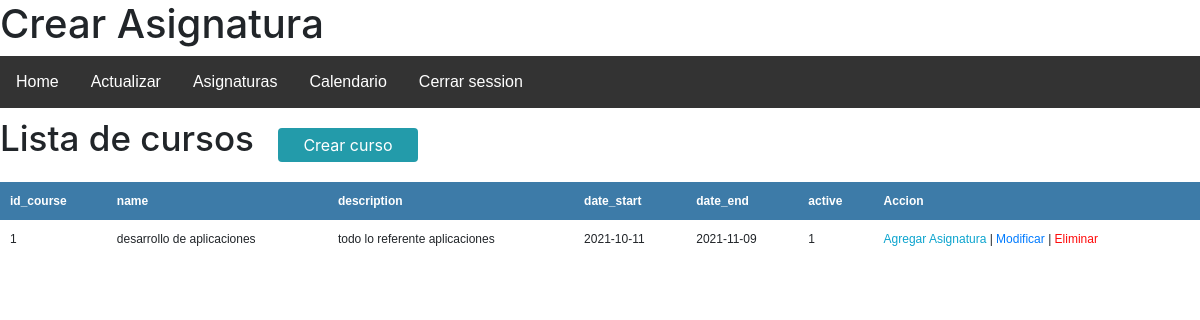
/crearAsignaura.php (signed in), run on an earlier commit of the app's database.
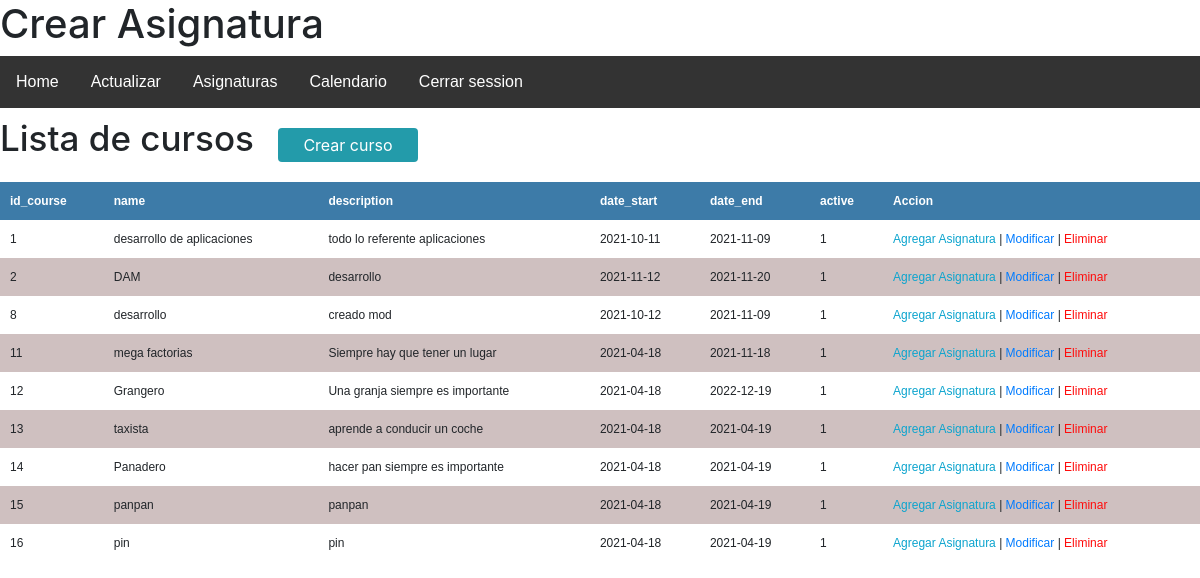
And on a later commit of the database.
### tables this page shows
CREATE TABLE `courses` (
  `id_course` int(11) NOT NULL,
  `name` varchar(255) NOT NULL,
  `description` varchar(500) NOT NULL,
  `date_start` date NOT NULL,
  `date_end` date NOT NULL,
  `active` int(11) NOT NULL
);

### crearAsignaura.php (the view, shortened to what this page needs)
<!DOCTYPE html>
<html lang="en">
<head>
    <link rel="stylesheet" href="https://stackpath.bootstrapcdn.com/bootstrap/4.3.1/css/bootstrap.min.css">
    <link rel="stylesheet" href="./css/lista.css" />
</head>
<body>
<h1>Crear Asignatura</h1>
<?php
    require("menu.php");
?>
<seccion id="container">
<h1>Lista de cursos</h1>
<a href="cursos.php" class="btn_new">Crear curso</a>
<table>
            <tr>
                <th>id_course</th>
                <th>name</th>
                <th>description</th>
                <th>date_start</th>
                <th>date_end</th>
                <th>active</th>
                <th>Accion</th>
            </tr>
            <?php
               $query = mysqli_query($db,"SELECT * FROM phpcalendar.courses;");
                $result = mysqli_num_rows($query);
                if($result > 0){
                    while($data = mysqli_fetch_array($query)){
            ?>
                        <tr>
                        <td><?php  echo $data["id_course"]  ?></td>
                        <td><?php  echo $data["name"]  ?></td>
                        <td><?php  echo $data["description"]  ?></td>
                        <td><?php  echo $data["date_start"]?></td>
                        <td><?php  echo $data["date_end"] ?></td>
                        <td><?php  echo $data["active"] ?></td>
                        <td>
                            <a class="link_edit" href="crearAsignaura1.php?id=<?php  echo $data["id_course"]  ?>">Agregar Asignatura</a>
                            |
                            <a class="link_mod" href="cursosMod.php?id=<?php  echo $data["id_course"]  ?>">Modificar</a>
                            |
                            <a class="link_delete" href="#">Eliminar</a>
                        </td>
                    </tr>
            <?php
                    }
                }
            ?>
</table>
</seccion>
</body>
</html>

### menu.php (shortened to what this page needs)
<!DOCTYPE html>
<html>
<head>
</head>
<body>
<ul>
  <li><a class="active" href="#home">Home</a></li>
  <li><a href="mod.php">Actualizar</a></li>
  <?php
  require_once 'conexion.php';
  $userId = $_SESSION['user'];
  $sql = "SELECT * FROM `phpcalendar`.users where id = $userId";
 $resultado = $db->query($sql);
 if($resultado->num_rows>0){
    while($row=$resultado->fetch_assoc()){
        $type = $row["type"];
    }
}
  if($type == 0){ ?>
  <li><a href="cursos.php">Crear Curso</a></li>
  <li><a href="listaTeacher.php">Lista de Profesores</a></li>
  <li><a href="crearAsignaura.php">Crear Asignatura</a></li>
  <li><a href="schedule.php">Crear Clase</a></li>
  <?php }else{ ?>
    <li><a href="Asignaura.php">Asignaturas</a></li>
  <?php } ?>
  <li><a href="calendario.php">Calendario</a></li>
  <li><a href="endSession.php">Cerrar session</a></li>
</ul>
</body>
</html>

### css/lista.css (style rules this page uses)
#container h1 { font-size: 35px; display: inline-block; }
.btn_new { display: inline-block; background: #239baa; color: #fff; padding: 5px 25px; border-radius: 4px; margin: 20px; }
table { border-collapse: collapse; font-size: 12px; font-family: 'arial'; width: 100%; }
table th { text-align: left; padding: 10px; background: #3d7ba8; color: #fff; }
table tr:nth-child(odd) { background: rgb(207, 192, 192); }
table td { padding: 10px; }
.link_edit { color: #0ca4ce; }
.link_delete { color: #ff0a0a; }

### menu.php (style rules this page uses)
ul { list-style-type: none; margin: 0; padding: 0; overflow: hidden; background-color: #333; font-family: Arial, Helvetica, sans-serif; }
li { float: left; }
li a { display: block; color: white; text-align: center; padding: 14px 16px; text-decoration: none; }

What changed in the data, as far as the page shows it:
added courses: id_course "2", name "DAM", description "desarrollo", date_start "2021-11-12", date_end "2021-11-20", active "1"
added courses: id_course "8", name "desarrollo", description "creado mod", date_start "2021-10-12", date_end "2021-11-09", active "1"
added courses: id_course "11", name "mega factorias", description "Siempre hay que tener un lugar", date_start "2021-04-18", date_end "2021-11-18", active "1"
added courses: id_course "12", name "Grangero", description "Una granja siempre es importante", date_start "2021-04-18", date_end "2022-12-19", active "1"
added courses: id_course "13", name "taxista", description "aprende a conducir un coche", date_start "2021-04-18", date_end "2021-04-19", active "1"
added courses: id_course "14", name "Panadero", description "hacer pan siempre es importante", date_start "2021-04-18", date_end "2021-04-19", active "1"
added courses: id_course "15", name "panpan", description "panpan", date_start "2021-04-18", date_end "2021-04-19", active "1"
added courses: id_course "16", name "pin", description "pin", date_start "2021-04-18", date_end "2021-04-19", active "1"
